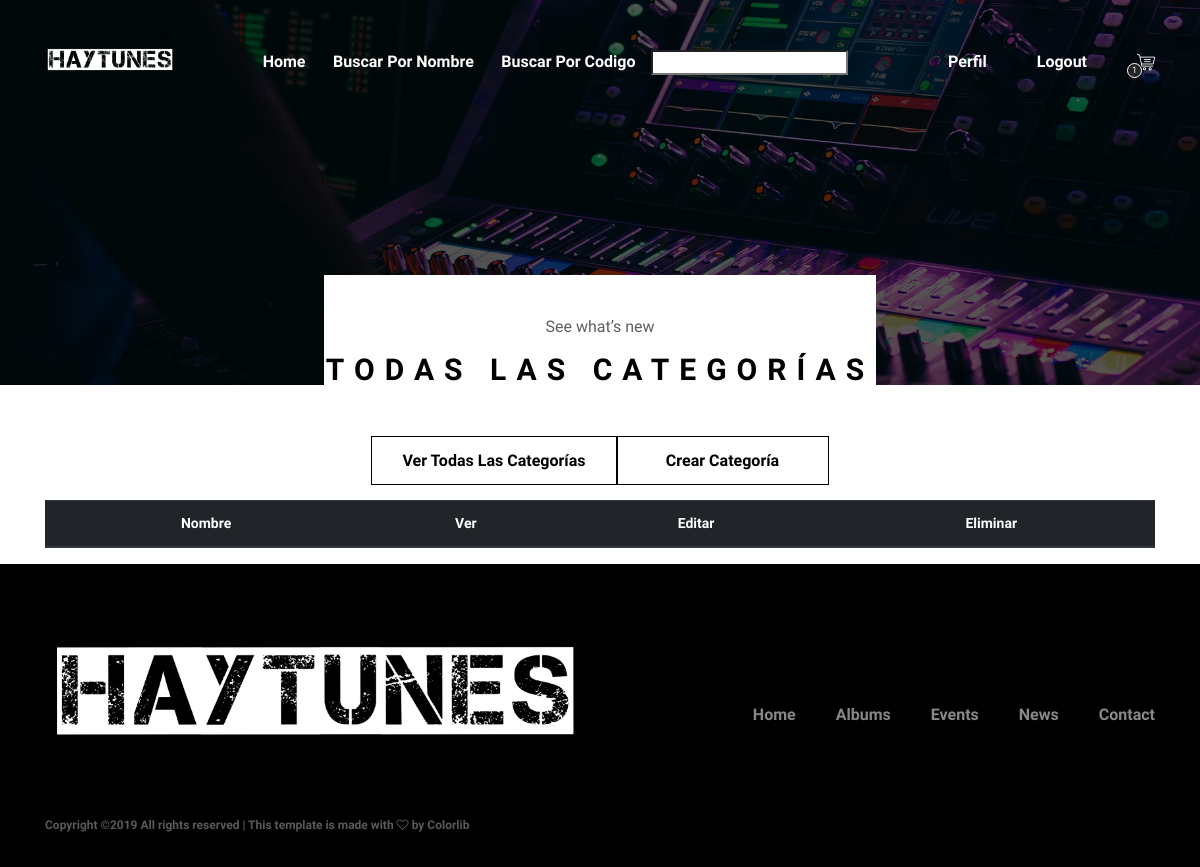
Before: /haytunes/categories/ (signed in) with the older database file.
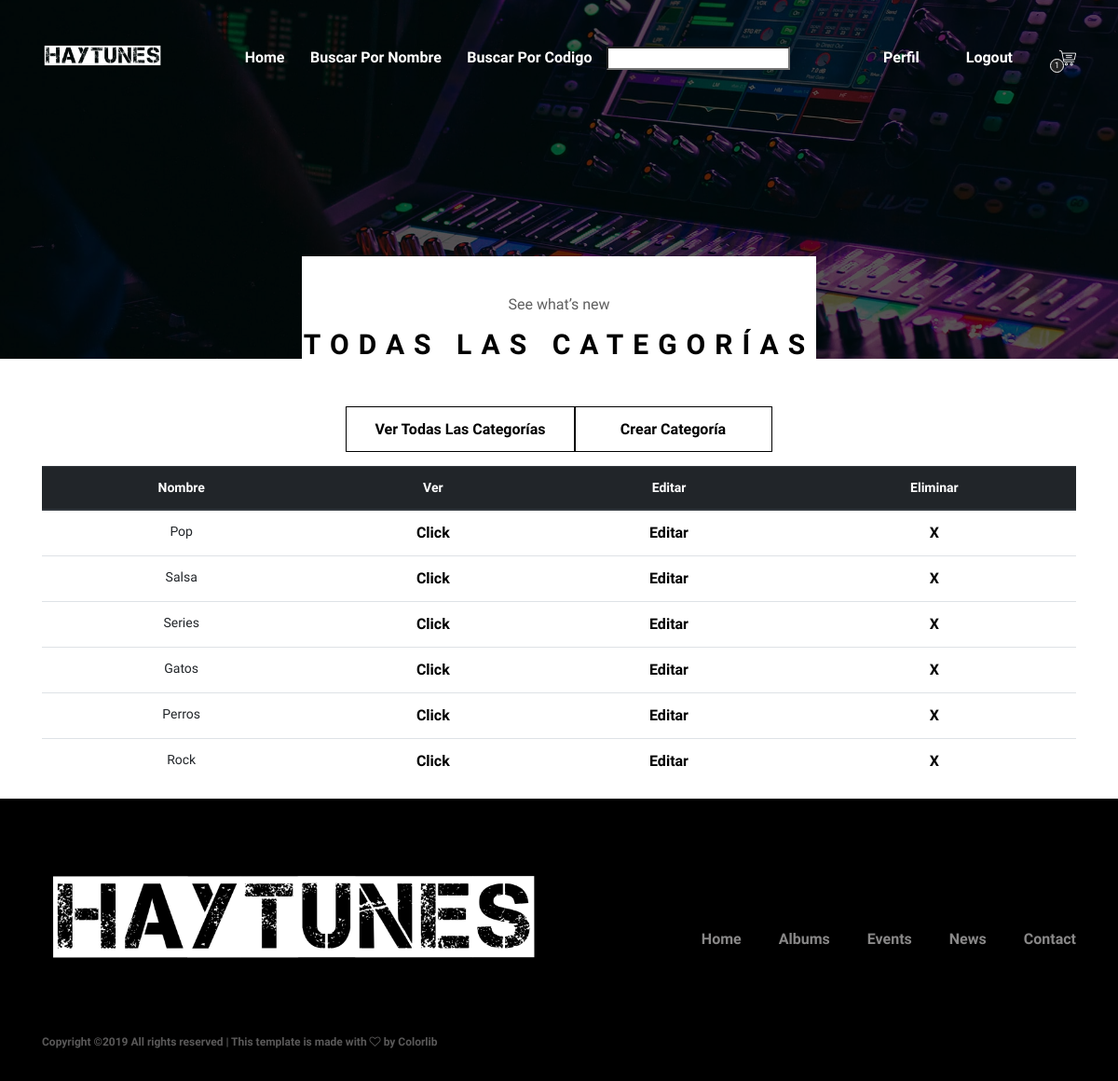
After: the same page with the newer database file.
### haytunes/models.py (models this page shows)
class Category(models.Model):
    name = models.CharField(max_length=30, validators=[
        RegexValidator(regex='^[a-zA-Z]*$', message='Name must be Alphabetic', code='invalid_name')])
    class Meta:
        permissions = (("can_admin_content", "Admin content in page"),)
    def get_absolute_url(self):
        return reverse('category-detail', args=[str(self.id)])
    def __str__(self):
        return self.name

### haytunes/views.py (the view)
# urls.py: path('categories/', views.CategoryListView.as_view(), name='categories'),
class CategoryListView(PermissionRequiredMixin, generic.ListView):
    permission_required = 'haytunes.can_admin_content'
    model = Category

### haytunes/templates/haytunes/category_list.html (shortened to what this page needs)
{% extends 'base_generic.html' %}
    {% block navbar %}
        {% include 'base_nav.html' %}
    {% endblock %}
{% block pagina_titulo %}
    <p>See what’s new</p>
    <h2>Todas las Categorías</h2>
{% endblock %}
{% block content %}
    <div class="container">
        <br>
    <div class="single-artists d-flex justify-content-center align-items-center wow fadeInUp mt-0 mb-15 m-auto" data-wow-delay="100ms">
        <a href="{% url 'categories' %}" class="btn oneMusic-btn mt-30">Ver todas las Categorías </a>
        <a href="{% url 'category_create' %}" class="btn oneMusic-btn mt-30">Crear Categoría </a>
    </div>
  <table class="table text-center">
      <thead class="thead-dark">
          <tr>
              <th>Nombre</th>
              <th>Ver</th>
              <th>Editar</th>
              <th>Eliminar</th>
          </tr>
      </thead>
      <tbody>
      {% if category_list %}
          {% for category in category_list %}
              <tr>
                <td>{{ category }}</td>
                <td><a href="{{ category.get_absolute_url }}">Click</a></td>
                  <td><a href="{{ category.get_absolute_url }}/update">Editar</a></td>
                 <td><a href="{{ category.get_absolute_url }}/delete">X</a></td>
              </tr>
          {% endfor %}
      {% endif %}
      </tbody>
  </table>
</div>
{% endblock %}

Changed rows visible on the page:
added Category: name "Pop"
added Category: name "Salsa"
added Category: name "Series"
added Category: name "Gatos"
added Category: name "Perros"
added Category: name "Rock"
